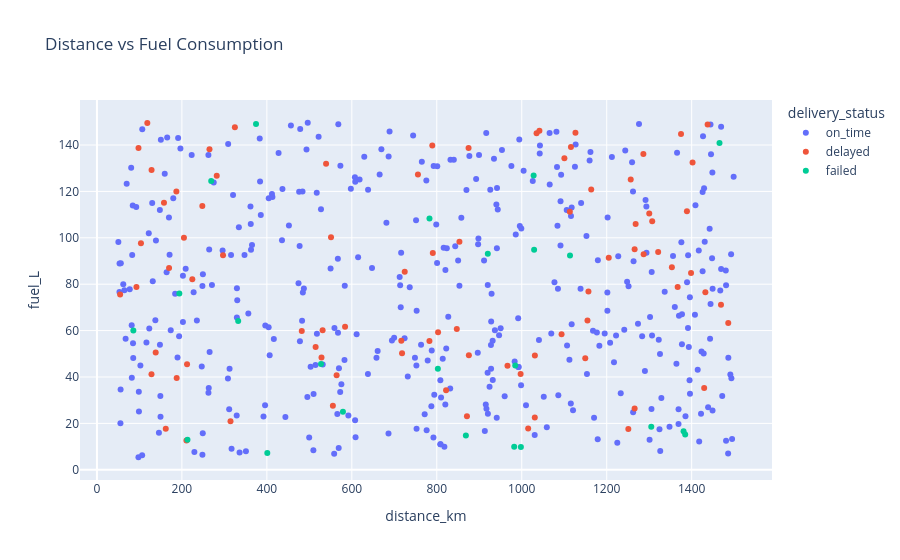

Write notebook code for a chart like this one.
### Code cell
#distance vs fuel consumption
fig = px.scatter(
    df,
    x="distance_km",
    y="fuel_L",
    color="delivery_status",
    hover_data=["vehicle_id", "trip_id"],
    title="Distance vs Fuel Consumption"
)
fig.show()

### Figure 1 — Plotly figure (JSON) as saved in the notebook; plotly's stock layout.template omitted (floating-point values rounded to 4 significant figures; data arrays with more than 128 entries replaced by an {"elided": "..."} marker saying what was removed)
{"data": [{"customdata": {"elided": "393x2 str values"}, "hovertemplate": "delivery_status=on_time<br>distance_km=%{x}<br>fuel_L=%{y}<br>vehicle_id=%{customdata[0]}<br>trip_id=%{customdata[1]}<extra></extra>", "legendgroup": "on_time", "marker": {"color": "#636efa", "symbol": "circle"}, "mode": "markers", "name": "on_time", "orientation": "v", "showlegend": true, "type": "scatter", "x": {"elided": "393 float values"}, "xaxis": "x", "y": {"elided": "393 float values"}, "yaxis": "y"}, {"customdata": {"elided": "84x2 str values"}, "hovertemplate": "delivery_status=delayed<br>distance_km=%{x}<br>fuel_L=%{y}<br>vehicle_id=%{customdata[0]}<br>trip_id=%{customdata[1]}<extra></extra>", "legendgroup": "delayed", "marker": {"color": "#EF553B", "symbol": "circle"}, "mode": "markers", "name": "delayed", "orientation": "v", "showlegend": true, "type": "scatter", "x": [531.2, 1300.0, 128.6, 718.2, 1155.0, 54.6, 803.0, 875.5, 1100.0, 1429.0, 1031.0, 282.0, 1402.0, 1353.0, 1157.0, 1375.0, 187.7, 1266.0, 1205.0, 1321.0, 103.6, 755.6, 551.0, 790.6, 296.8, 1164.0, 264.9, 1266.0, 1256.0, 1286.0, 724.5, 1367.0, 210.7, 789.4, 314.4, 853.3, 528.6, 162.0, 169.8, 324.7, 1398.0, 1094.0, 1432.0, 555.4, 1486.0, 847.1, 482.2, 224.5, 212.1, 966.4, 1251.0, 821.9, 716.5, 997.3, 157.8, 128.4, 1116.0, 1389.0, 204.8, 874.8, 1150.0, 539.4, 1126.0, 1035.0, 118.6, 871.0, 1287.0, 782.7, 1015.0, 1469.0, 564.2, 584.1, 1307.0, 1113.0, 187.0, 1268.0, 97.8, 1031.0, 93.0, 138.3, 1042.0, 1438.0, 248.1, 514.8], "xaxis": "x", "y": [60.2, 110.5, 129.2, 50.2, 64.3, 75.6, 59.3, 49.4, 134.3, 35.3, 49.3, 126.8, 132.5, 87.3, 76.9, 144.8, 39.6, 95.1, 91.4, 93.9, 97.6, 127.3, 100.2, 93.5, 92.5, 120.8, 138.2, 26.4, 125.1, 136.1, 85.4, 78.8, 12.6, 139.8, 20.9, 98.3, 48.4, 17.7, 87.0, 147.7, 84.8, 58.4, 76.5, 27.6, 63.3, 60.7, 59.8, 82.1, 45.5, 44.8, 17.6, 34.3, 55.6, 41.3, 115.1, 41.2, 139.1, 111.5, 100.0, 138.7, 48.1, 131.9, 145.3, 145.1, 149.5, 23.1, 92.9, 55.5, 17.8, 71.1, 40.7, 61.7, 107.1, 111.2, 120.0, 106.0, 138.7, 22.5, 78.8, 50.6, 146.2, 148.8, 113.7, 52.9], "yaxis": "y"}, {"customdata": [["VH022", "TRP00048"], ["VH098", "TRP00055"], ["VH004", "TRP00082"], ["VH060", "TRP00114"], ["VH017", "TRP00120"], ["VH026", "TRP00130"], ["VH021", "TRP00134"], ["VH039", "TRP00172"], ["VH021", "TRP00174"], ["VH012", "TRP00215"], ["VH003", "TRP00223"], ["VH029", "TRP00268"], ["VH073", "TRP00305"], ["VH001", "TRP00317"], ["VH091", "TRP00332"], ["VH005", "TRP00361"], ["VH010", "TRP00368"], ["VH011", "TRP00369"], ["VH023", "TRP00373"], ["VH100", "TRP00393"], ["VH038", "TRP00408"], ["VH087", "TRP00428"], ["VH032", "TRP00487"]], "hovertemplate": "delivery_status=failed<br>distance_km=%{x}<br>fuel_L=%{y}<br>vehicle_id=%{customdata[0]}<br>trip_id=%{customdata[1]}<extra></extra>", "legendgroup": "failed", "marker": {"color": "#00cc96", "symbol": "circle"}, "mode": "markers", "name": "failed", "orientation": "v", "showlegend": true, "type": "scatter", "x": [1305.0, 1028.0, 269.0, 868.5, 194.0, 802.5, 982.2, 1466.0, 1114.0, 374.5, 213.1, 401.0, 579.1, 332.5, 527.5, 920.1, 1385.0, 998.0, 984.7, 1029.0, 1381.0, 85.7, 782.8], "xaxis": "x", "y": [18.6, 126.9, 124.5, 14.8, 76.0, 43.5, 9.9, 140.9, 92.4, 149.1, 12.9, 7.2, 25.0, 64.1, 45.6, 93.1, 15.2, 9.8, 44.9, 94.8, 16.6, 60.0, 108.3], "yaxis": "y"}], "layout": {"legend": {"title": {"text": "delivery_status"}, "tracegroupgap": 0}, "title": {"text": "Distance vs Fuel Consumption"}, "xaxis": {"anchor": "y", "domain": [0, 1], "title": {"text": "distance_km"}}, "yaxis": {"anchor": "x", "domain": [0, 1], "title": {"text": "fuel_L"}}}}
